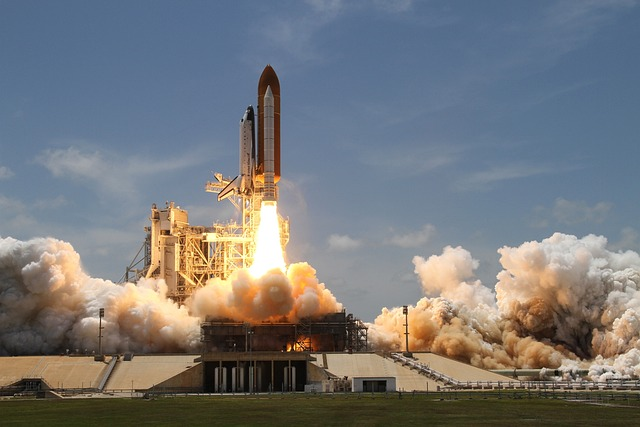
#> input picture 02_py_work/ch20/opencv/sample.jpg, 640 x 427 px, given in place of top-down.mp4, which was not available
$ jupyter execute '강의_9기_AI응용_4차시_04_CamShift_트래킹.ipynb'   (text cells are left out)
#> lines starting #> are read from the running program, lines starting #| are printed output that depends on the picture; after the words box and inside, x2 and y2 are one past the last pixel; in counts of white or black regions, pixels touching at a corner belong together; pictures that were not available may be replaced by others from this repository, and a replacement may not be noted
[cell 1]
import numpy as np
import cv2
from google.colab.patches import cv2_imshow  # Colab 환경에서 이미지 표시
import time

# 추적 상태 변수
roi_hist = None     # ROI histogram (아직 미설정)
track_window = None # 추적 윈도우 (아직 미설정)

# 초기 추적 영역(ROI) 좌표 설정
x, y, w, h = 75, 270, 130, 100

# CamShift 종료 조건
# 아래 두 조건 중 하나라도 충족되면 반복 종료
# cv2.TERM_CRITERIA_EPS  : 이동 거리가 1픽셀 이하일 때
# cv2.TERM_CRITERIA_COUNT: 반복 횟수가 10회를 초과할 때

termination = (cv2.TERM_CRITERIA_EPS | cv2.TERM_CRITERIA_COUNT, 10, 1.0)

print(f'   초기 ROI: x={x}, y={y}, w={w}, h={h}')

[cell 2]
# 비디오 파일 경로 설정
video_path = '/content/drive/MyDrive/컴퓨터비전_응용/data/top-down.mp4'

cap = cv2.VideoCapture(video_path)

if not cap.isOpened():
    cap.release()
    raise FileNotFoundError(
    f"\n비디오 파일을 열 수 없습니다.\n"
    f"   경로를 확인하세요: {video_path}\n"
    f"   파일이 없다면 Google Drive에 업로드하거나 경로를 수정하세요."
    )

[cell 3]
# 영상 기본 정보 출력
total_frames = int(cap.get(cv2.CAP_PROP_FRAME_COUNT))
fps          = cap.get(cv2.CAP_PROP_FPS)
width_vid    = int(cap.get(cv2.CAP_PROP_FRAME_WIDTH))
height_vid   = int(cap.get(cv2.CAP_PROP_FRAME_HEIGHT))

print(f'   해상도: {width_vid} x {height_vid}')
print(f'   FPS   : {fps:.1f}')
print(f'   총 프레임: {total_frames}')

[cell 4]
# 출력 제한 설정
MAX_FRAMES_TO_PROCESS = 150  # 최대 처리 프레임 수
DISPLAY_EVERY_N_FRAMES = 20  # N 프레임마다 한 번 출력
frame_count = 0

print(f'\n처리 예정: 최대 {MAX_FRAMES_TO_PROCESS}프레임, {DISPLAY_EVERY_N_FRAMES}프레임마다 출력')

[cell 5]
# 첫 프레임 읽기
ret, frame = cap.read()
#> frame is the input picture: shape (427, 640, 3); mean B, G, R 121.7, 119.8, 118.5
if not ret:
    cap.release()
    raise RuntimeError(
        '첫 프레임을 읽을 수 없습니다.\n'
        '   비디오 경로가 올바른지, 파일이 손상되지 않았는지 확인하세요.'
    )

# --- ROI 크기 유효성 검사 ---
# 실무 코드
frame_h, frame_w = frame.shape[:2]
#> frame_h = 427; frame_w = 640
if w <= 0 or h <= 0:
    raise ValueError(f'ROI 크기 오류: w={w}, h={h} (0보다 커야 합니다)')
if x < 0 or y < 0 or x + w > frame_w or y + h > frame_h:
    raise ValueError(
        f'ROI 범위 초과: 프레임({frame_w}x{frame_h})를 벗어납니다.\n'
        f'   설정값: x={x}, y={y}, w={w}, h={h}\n'
        f'   x+w={x+w}, y+h={y+h}'
    )

[cell 6]
# ROI 추출 및 HSV 변환
roi = frame[y:y+h, x:x+w]
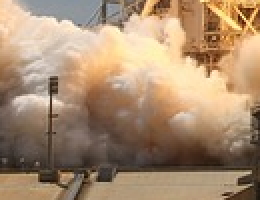
#> roi: shape (100, 130, 3) (shown 2 times larger); mean B, G, R 112.3, 140.1, 168.1
roi_hsv = cv2.cvtColor(roi, cv2.COLOR_BGR2HSV)
#> roi_hsv: shape (100, 130, 3); mean H, S, V 16.8, 88.5, 168.3

# 마스크(필터링) 샐성: 채도, 명도 낮은 노이즈 픽셀 제거
mask = cv2.inRange(roi_hsv, np.array([0., 50., 50.]), np.array([180., 255., 255.]))
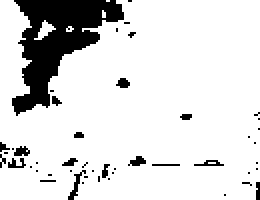
#> mask: shape (100, 130) (shown 2 times larger); 86.1% white; 47 black regions (40 under 20 px), largest, box (x1, y1, x2, y2) and area: (6, 0, 62, 58) 1444, (34, 85, 43, 100) 39, (7, 73, 15, 78) 28

# H(색상) 채널 히스토그램 계산 >> 정규화(0~255)
roi_hist = cv2.calcHist([roi_hsv], [0], mask, [180], [0, 180])
#> roi_hist = 180 values, max 1784 at index 15, min 0 at index 0, mean 62.17
cv2.normalize(roi_hist, roi_hist, 0, 255, cv2.NORM_MINMAX)

# 초기 추적 윈도우 설정
track_window = (x, y, w, h)

# 첫 프레임 ROI 박스 표시 후 확인
first_frame_display = frame.copy()
cv2.rectangle(first_frame_display, (x, y), (x+w, y+h), (0, 255, 0), 2)
cv2.putText(first_frame_display, 'Initial ROI', (x, y-10), cv2.FONT_HERSHEY_SIMPLEX, 0.7, (0, 0, 255), 2, cv2.LINE_AA)
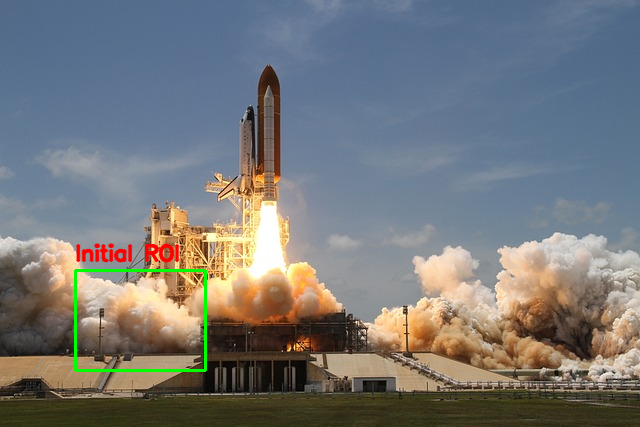
#> first_frame_display: shape (427, 640, 3); mean B, G, R 120.8, 119.9, 118

print(f'ROI 히스토그램 등록 완료')
print(f'   ROI 위치: x={x}, y={y}, w={w}, h={h}')
print(f'   프레임 크기: {frame_w} x {frame_h}')
#|    프레임 크기: 640 x 427
print('    첫 프레임 + 초기 ROI (빨간 박스)')

cv2_imshow(first_frame_display)

[cell 7]
# Camshift 추적 시작

# --- 유효성 검사 ---
if roi_hist is None:
    raise RuntimeError('roi_hist가 없습니다.')
if track_window is None:
    raise RuntimeError('track_window가 없습니다.')


print(f'CamShift 추적 시작 (최대 {MAX_FRAMES_TO_PROCESS}프레임, {DISPLAY_EVERY_N_FRAMES}프레임마다 출력)...')
print('=' * 60)

frame_count = 0
while cap.isOpened() and frame_count < MAX_FRAMES_TO_PROCESS:
    ret_read, frame = cap.read()
    if not ret_read:
        print(f'영상 끝(처리 완료한 프레임: {frame_count})')
        break

    img_draw = frame.copy()

    # BGR >> HSV 변환
    hsv = cv2.cvtColor(frame, cv2.COLOR_BGR2HSV)
#> hsv: shape (427, 640, 3); mean H, S, V 68.7, 85.1, 142.6

    # 마크스 생성 : 채도 명도 낮은 노이즈 픽셀 제거
    target_mask = cv2.inRange(hsv, np.array([0., 50., 50.]), np.array([180., 255., 255.]))
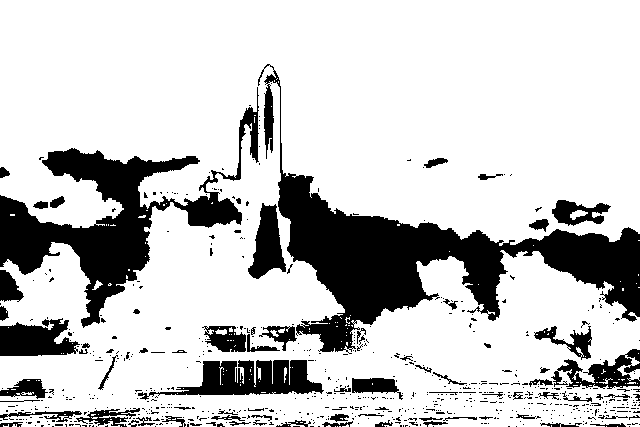
#> target_mask: shape (427, 640); 78.6% white; 672 black regions (593 under 20 px), largest, box (x1, y1, x2, y2) and area: (258, 64, 640, 354) 24142, (0, 87, 259, 328) 14944, (138, 360, 324, 400) 3640

    # 역투영(back projection)
    # 전체 프레임에서 ROI 히스토그램 유사한 픽셀의 확률 계산
    # dst : 단일 채널(uint8) 확률맵. 값이 크면 클수록 ROI 색상과 유사
    dst = cv2.calcBackProject([hsv], [0], roi_hist, [0, 180], 1)
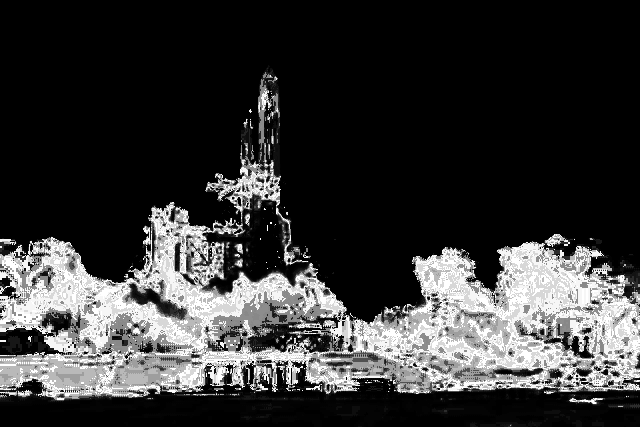
#> dst: shape (427, 640); min 0, max 255, mean 54.7
    # [hsv] : 역투영 대상 이미지
    # [0] : H(색상) 채널만 이용
    # roi_hist : 기준 히스토그램
    # [0, 180] : Hue 값 범위
    # 1 : scale

    # 마스크 적용: noise 영역의 확률을 0으로 만들기
    # dtype 불일치 방지를 위해서 명시적으로 uint8 변환 후 곱셈
    dst = cv2.bitwise_and(dst, dst, mask=target_mask)
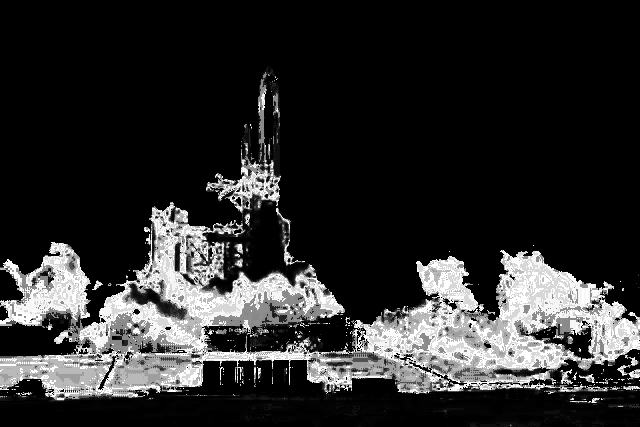
#> dst: shape (427, 640); min 0, max 255, mean 43.9
    # bitwise_and(dst, dst) 교집합, 자기 자신끼리 AND 연산 >> 원본 그대로
    # mask=target_mask
    # 마스크 값이 0(검정)이면 결과물 모두 0이 되고,
    # 마스크 값이 255(흰색)이면 결과물은 dst(원본) 그대로 통과 시킨다.

    # Camshift 추적 실행
    rotated_rect, track_window = cv2.CamShift(dst, track_window, termination)
#> rotated_rect = ((164, 326), (123, 165.3), 65.44); track_window = (88, 269, 152, 114)
    # rotated_rect (중심점 (cx, cy), (w, h), 회전각 angle) >> 회전된 박스 정보
    # track_window (x, y, w, h) >> 다음 프레임(이미지) 기준 윈도우로 사용됨

    # 회전된 추적 박스 시각화
    pts = cv2.boxPoints(rotated_rect)   # 4개 꼭지점 좌표 계산 [[x1, y1], [x2, y2]]
#> pts = [[63.25, 304.4], [213.6, 235.7], [264.7, 347.6], [114.4, 416.3]]
    pts = np.int32(pts)                 # 정수 변환
#> pts = [[63, 304], [213, 235], [264, 347], [114, 416]]
    cv2.polylines(img_draw, [pts], True, (0, 255, 0))
    # True : 점을 연결해서 닫을 것이다. >> 마지막 번째 점과 1번째 점을 선으로 연결 >> 닫힌 사각형 모양
    # cf. cv2.rectangle() 반듯한 직사각형만 그려준다. vs cv2.polylines() 변형된 모양 만들어준다.

    # 중심점 표시
    cx, cy = int(rotated_rect[0][0]), int(rotated_rect[0][1])
#> cx = 164; cy = 326
    cv2.circle(img_draw, (cx, cy), 4, (0, 255, 0), -1)
#> img_draw: shape (427, 640, 3); mean B, G, R 121.6, 120.1, 118.2
    # rotated_rect = ((cx, cy), (w, h), angle)
    # rotated_rect[0] = (cx, cy)

    # 프레임 번호 표시
    cv2.putText(img_draw, f'Frame: {frame_count}', (10, 30), cv2.FONT_HERSHEY_SIMPLEX, 0.8, (255, 255, 0), 2, cv2.LINE_AA)
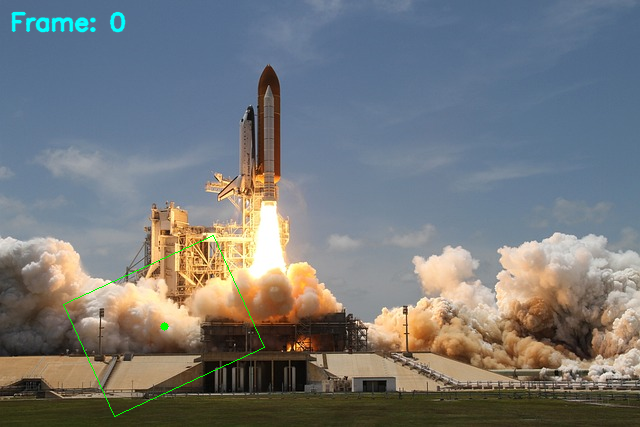
#> img_draw: shape (427, 640, 3); mean B, G, R 121.9, 120.5, 117.9
    # (10, 30) : 글자가 시작될 기준좌표, 0.8 : scale, 2 : 글자 선 두께, cv2.LINE_AA : 글자 외각선이 깨지지 않게

    # 컬러 영상 / 역투영 영상 나란히 출력
    dst_bgr = cv2.cvtColor(dst, cv2.COLOR_GRAY2BGR)
    result = np.hstack((img_draw, dst_bgr))
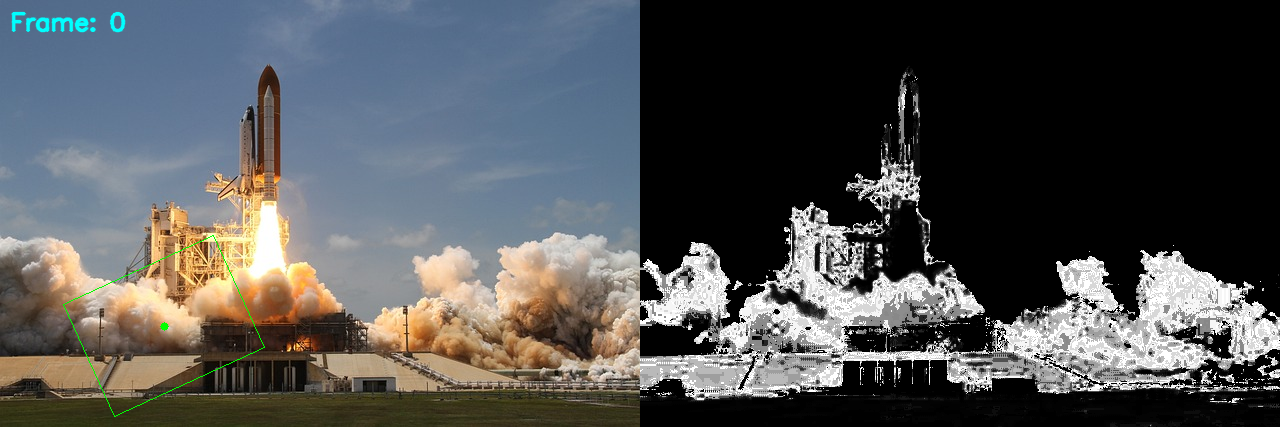
#> result: shape (427, 1280, 3); mean B, G, R 82.9, 82.2, 80.9

    # N 프레임마다 결과 표시
    if frame_count % DISPLAY_EVERY_N_FRAMES == 0:
        print(f'프레임 {frame_count} | 추적 중심: ({cx}, {cy})')
#| 프레임 0 | 추적 중심: (164, 326)
        cv2_imshow(result)
        time.sleep(1)

    frame_count += 1

cap.release()
# cv2.destroyAllWindows()

print(f'추적 완료 | 처리한 프레임 : {frame_count}')

$ run again, on 02_py_work/ch20/opencv/people.jpg
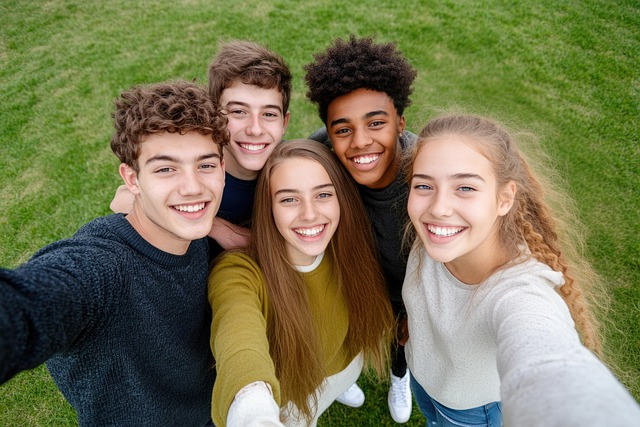
#> input picture 02_py_work/ch20/opencv/people.jpg, 640 x 427 px, given in place of top-down.mp4, which was not available
#> frame is the input picture: shape (427, 640, 3); mean B, G, R 82.3, 116.5, 118.3
#> roi_hsv: shape (100, 130, 3); mean H, S, V 105.9, 134.2, 38.8
#> `mask = cv2.inRange(roi_hsv, np.array([0., 50., 50.]), np.array([180., ..`:
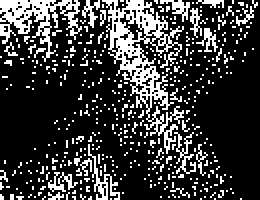
#> mask: shape (100, 130) (shown 2 times larger); 23% white in thin lines or dots
#> roi_hist = 180 values, max 832 at index 106, min 0 at index 0, mean 16.62
#|    프레임 크기: 640 x 427
#> hsv: shape (427, 640, 3); mean H, S, V 46, 121.6, 131.2
#> target_mask: shape (427, 640); 71.8% white; 695 black regions (633 under 20 px), largest, box (x1, y1, x2, y2) and area: (307, 41, 640, 427) 38218, (0, 233, 225, 427) 23285, (226, 381, 307, 427) 2289
#> rotated_rect = ((97.5, 266.5), (89.71, 150.3), 96.65); track_window = (22, 221, 151, 91)
#> `pts = cv2.boxPoints(rotated_rect)`: pts = [[28.04, 213.2], [177.3, 230.6], [167, 319.8], [17.65, 302.4]]
#> `pts = np.int32(pts)`: pts = [[28, 213], [177, 230], [166, 319], [17, 302]]
#> cx = 97; cy = 266
#> `result = np.hstack((img_draw, dst_bgr))`:
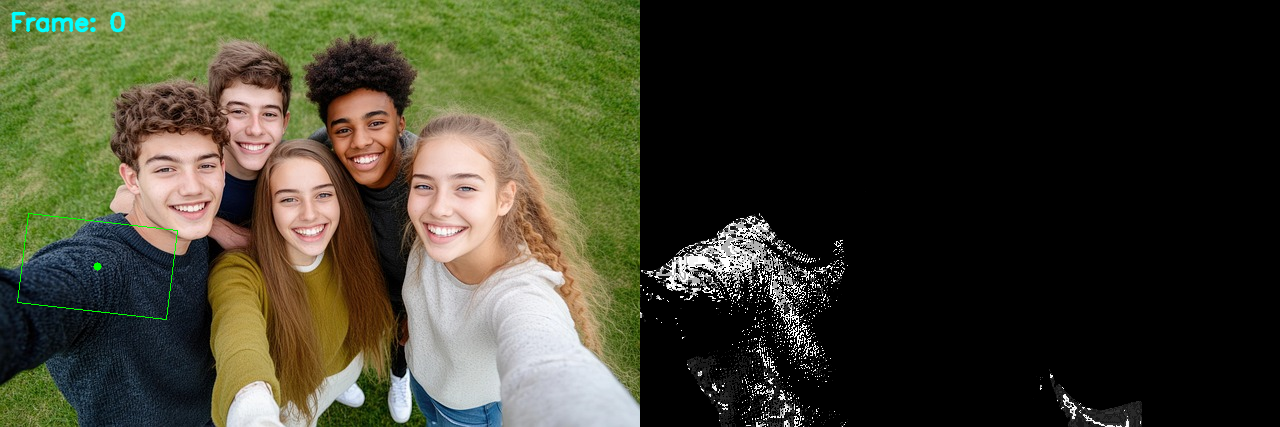
#> result: shape (427, 1280, 3); mean B, G, R 44.6, 61.9, 62.2
#| 프레임 0 | 추적 중심: (97, 266)
